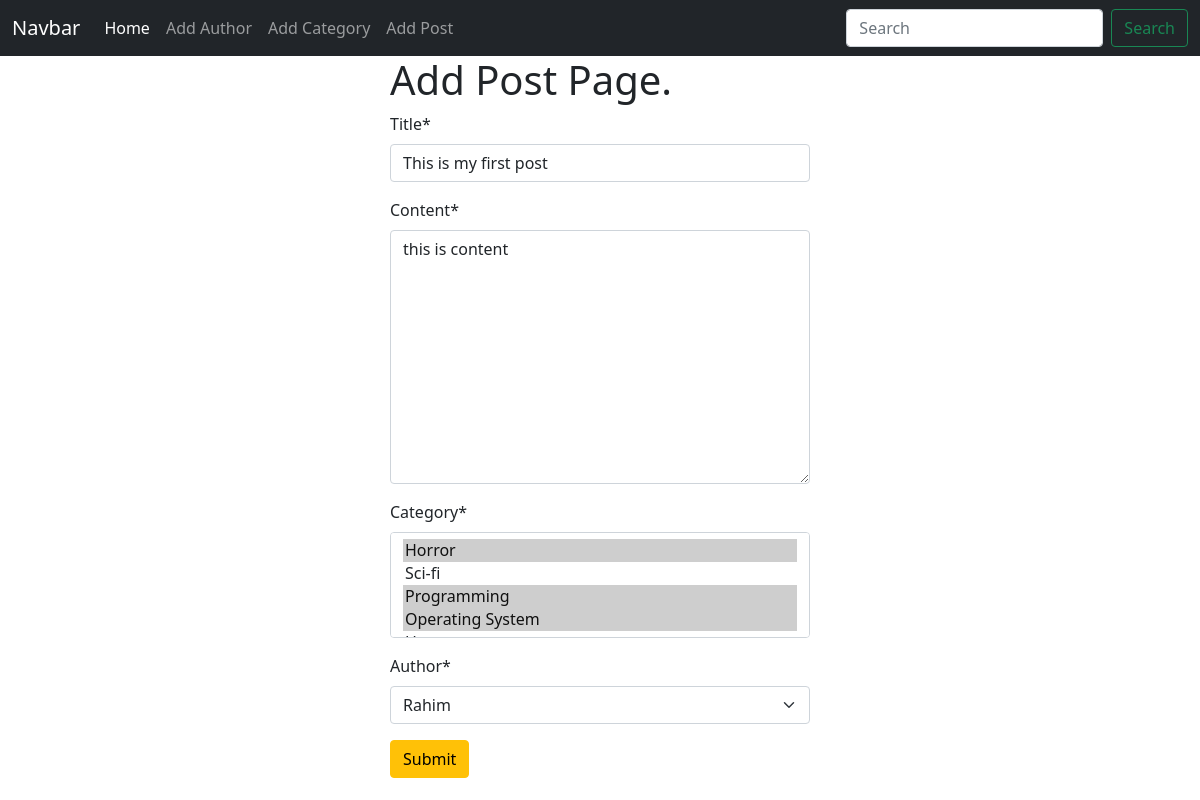
/post/edit/2, run on an earlier commit of the app's database.
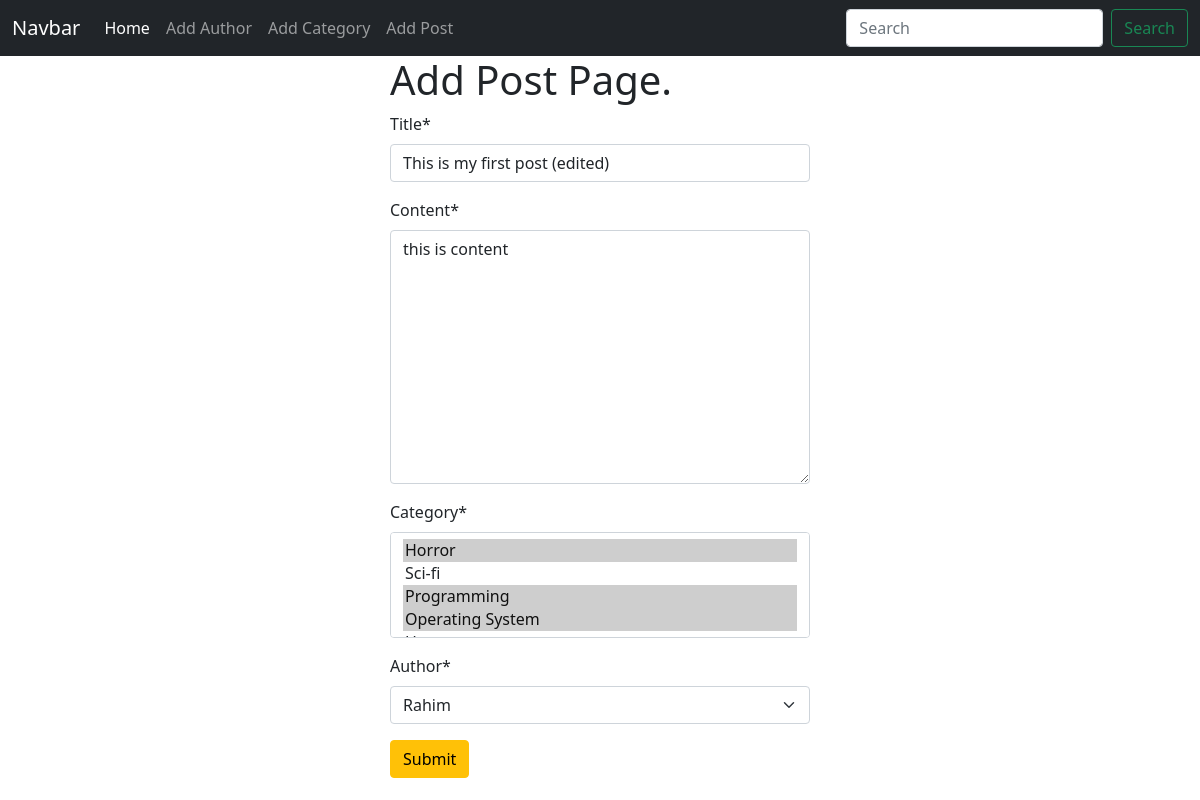
And on a later commit of the database.
### posts/models.py (models this page shows, shortened)
class Post(models.Model):
    title = models.CharField(max_length=50)
    content = models.TextField()
    category = models.ManyToManyField(Category)
    author = models.ForeignKey(Author, on_delete=models.CASCADE)

### posts/views.py (the view)
# urls.py: path("edit/<int:id>", views.edit_post, name="edit_post"),
def edit_post(request, id):
    post = models.Post.objects.get(pk=id)
    post_form = forms.PostForm(instance=post)
    if request.method == "POST":
        post_form = forms.PostForm(request.POST, instance=post)
        if post_form.is_valid():
            post_form.save()
            return redirect("homepage")
    return render(request, "add_post.html", {"form": post_form})

### posts/forms.py
class PostForm(forms.ModelForm):
    class Meta:
        model = Post
        fields = "__all__"

### author/models.py (called while the page is built)
    def __str__(self):
        return self.name

### categories/models.py (called while the page is built)
    def __str__(self):
        return self.name

### posts/templates/add_post.html
{% extends "base.html" %} {% load crispy_forms_tags %} {% block content %}
<form style="width: 35%; margin: auto" action="" method="POST">
  <h1>Add Post Page.</h1>
  {% csrf_token %} {{form|crispy}}
  <button class="btn btn-warning">Submit</button>
</form>
{% endblock %}

What changed in the data, as far as the page shows it:
changed Post "this is content": title "This is my first post" → "This is my first post (edited)"
